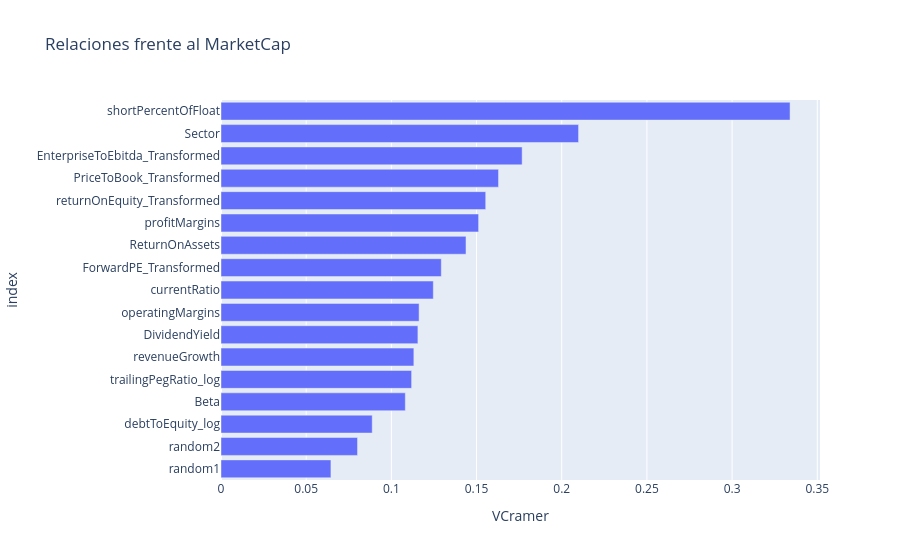

This figure's notebook cell:
### Code cell
# Generar aleatorios
df['random1'] = np.random.uniform(0,1,size=df.shape[0])
df['random2'] = np.random.uniform(0,1,size=df.shape[0])

# Se separan las variables objetivo y los inputs de predictores
varObjCont = df['MarketCap_log']

imput = df.drop(['MarketCap_log', 'Ticker'],axis=1)

# Ranking V de Cramer vs. obj continua
tablaCramer = pd.DataFrame(imput.apply(lambda x: cramers_v(x,varObjCont)),columns=['VCramer'])

px.bar(tablaCramer,x=tablaCramer.VCramer,title='Relaciones frente al MarketCap').update_yaxes(categoryorder="total ascending")

### Figure 1 — Plotly figure (JSON) as saved in the notebook; plotly's stock layout.template omitted (floating-point values rounded to 4 significant figures)
{"data": [{"hovertemplate": "VCramer=%{x}<br>index=%{y}<extra></extra>", "legendgroup": "", "marker": {"color": "#636efa", "pattern": {"shape": ""}}, "name": "", "orientation": "h", "showlegend": false, "textposition": "auto", "type": "bar", "x": [0.1082, 0.1156, 0.1438, 0.1512, 0.1163, 0.1246, 0.1132, 0.334, 0.1629, 0.1554, 0.1293, 0.08877, 0.1119, 0.1768, 0.2099, 0.06452, 0.08014], "xaxis": "x", "y": ["Beta", "DividendYield", "ReturnOnAssets", "profitMargins", "operatingMargins", "currentRatio", "revenueGrowth", "shortPercentOfFloat", "PriceToBook_Transformed", "returnOnEquity_Transformed", "ForwardPE_Transformed", "debtToEquity_log", "trailingPegRatio_log", "EnterpriseToEbitda_Transformed", "Sector", "random1", "random2"], "yaxis": "y"}], "layout": {"barmode": "relative", "legend": {"tracegroupgap": 0}, "title": {"text": "Relaciones frente al MarketCap"}, "xaxis": {"anchor": "y", "domain": [0, 1], "title": {"text": "VCramer"}}, "yaxis": {"anchor": "x", "categoryorder": "total ascending", "domain": [0, 1], "title": {"text": "index"}}}}
